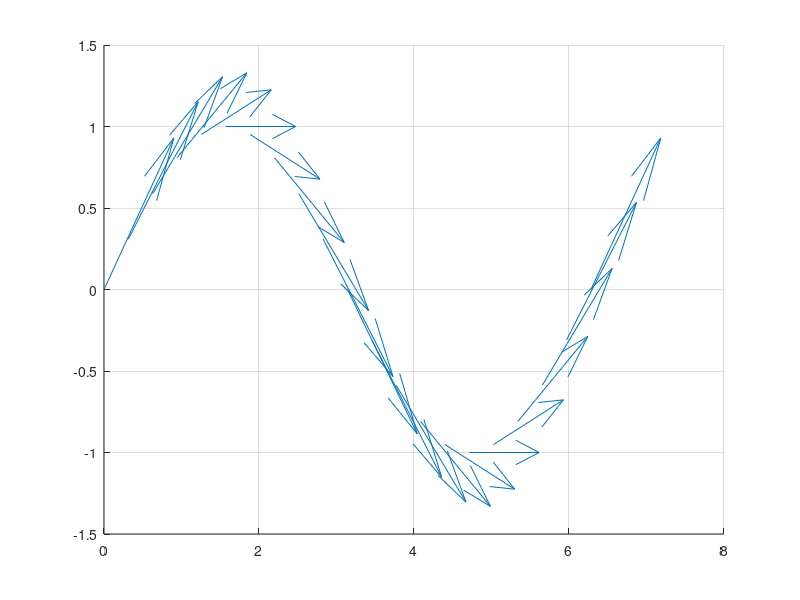

The MATLAB script that drew this image:
uk = linspace (0, 2 * pi, 21);
Qk = [uk; sin(uk); zeros(size (uk))];
n = size(uk,2) ;
Dk = zeros(size(Qk)) ;
n=n-1;

for k=0:n
    Duk = diff(uk);
    if k<n-1
        ak = Duk(k+1)/(Duk(k+1)+Duk(k+2));
        qk(:,k+1) = Qk(:,k+2)-Qk(:,k+1) ;
        qk(:,k+2) = Qk(:,k+3)-Qk(:,k+2) ;
        dk(:,k+1) = qk(:,k+1)./Duk(k+1);
        dk(:,k+2) = qk(:,k+2)./Duk(k+2);
        Dk(:,k+2) = (1-ak)*dk(:,k+1) + ak*dk(:,k+2) ;
    end

end

Dk(:,1)   = 2 * dk(:, 1)   - Dk(:, 2);
Dk(:, end) = 2 * dk(:, end) - Dk(:, end-1);

figure
quiver3 (Qk(1, :), Qk(2, :), Qk(3, :), Dk(1, :), Dk(2, :), Dk(3, :))
view (2)
